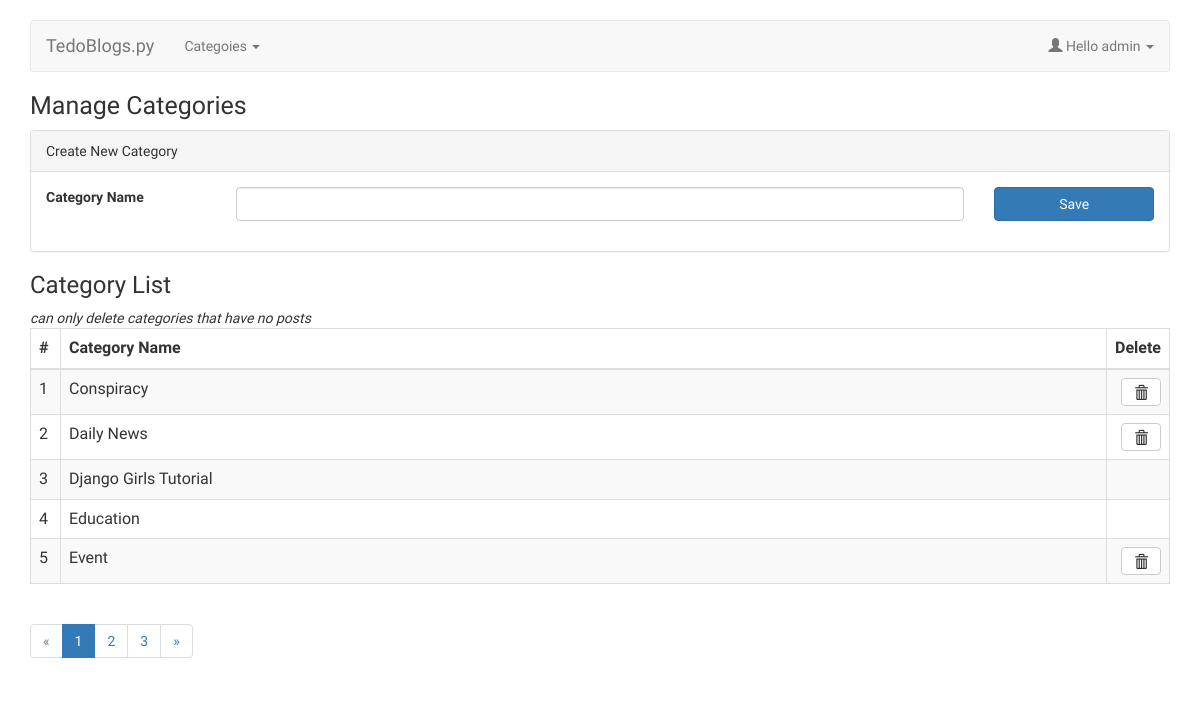
The app's page /category/manage/ (signed in) with its own data.
### blog/models.py (models this page shows)
class Category(models.Model):
    title = models.CharField(max_length=50, unique=True)
    def __str__(self):
        return self.title

### blog/views.py (the view)
# urls.py: path('category/manage/', views.mng_category, name='mng_category'),
@login_required
def mng_category(request):
  param = {}
  if request.method == "POST":
    form = CategoryForm(request.POST)
    if form.is_valid():
      cat = form.save(commit=False)
      cat.save()
      form = CategoryForm()
      suc_msg = "New category added"
      param['suc_msg'] = suc_msg
  else:
    form = CategoryForm()
  page = request.GET.get('page', 1)
  param['cats_pag'] = get_cat_pag(page)
  param['cats'] = get_cat()
  param['form'] = form
  return render(request, 'blog/category_manage.html', param)

### blog/forms.py
class CategoryForm(forms.ModelForm):
  class Meta:
    model = Category
    fields = ('title',)

### blog/views.py (called while the page is built)
def get_cat():
  return Category.objects.order_by('title')

def get_cat_pag(page):
  cats_list = get_cat()
  paginator = Paginator(cats_list, 5)
  try:
    cats = paginator.page(page)
  except PageNotAnInteger:
    cats = paginator.page(1)
  except EmptyPage:
    cats = paginator.page(paginator.num_pages)
  return cats

### blog/templates/blog/category_manage.html (shortened to what this page needs)
{% extends 'blog/base.html' %}
{% block content %}
  <h1>Manage Categories</h1>
  <form method="POST" class="post-form">{% csrf_token %}
  <div class="panel panel-default">
    <div class="panel-heading">Create New Category</div>
    <div class="panel-body">
      <div class="form-group row">
        <label class="col-md-2 col-form-label form-control-label">Category Name</label>
        <div class="col-md-8">
            <input class="form-control" type="text"
             name="{{ form.title.name }}"
             maxlength="{{ form.title.field.max_length }}">
        </div>
        <div class="col-md-2">
            <button type="submit" class="btn btn-primary btn-block">
              Save
            </button>
        </div>
      </div>
    </div>
  </div>
  </form>
  <h3>Category List</h3>
	<div class="table">
    <i>can only delete categories that have no posts</i>
  	<table class="table table-striped table-bordered table-sm">
      <thead>
        <tr>
          <th width="30">#</th>
          <th>Category Name</th>
          <th width="30">Delete</th>
        </tr>
      </thead>
    	<tbody>
        {% if not cats_pag %}
          <tr><td colspan="3">Empty Result</td></tr>
        {% else %}
      	{% for cat in cats_pag %}
    		  <tr>
            <td>
              {{ forloop.counter0|add:cats_pag.start_index }}
            </td>
        		<td>
              {{ cat.title }}
            </td>
            <td>
              {% if cat.posts.count == 0 %}
                <a class="btn btn-default pull-right" href="{% url 'cat_remove' pk=cat.pk %}"><span class="glyphicon glyphicon-trash"></span></a>
              {% endif %}
            </td>
        	</tr>
        {% endfor %}
        {% endif %}
      </tbody>
    </table>
    {% if cats_pag.has_other_pages %}
    <ul class="pagination">
      {% if cats_pag.has_previous %}
        <li><a href="?page={{ cats_pag.previous_page_number }}">&laquo;</a></li>
      {% else %}
        <li class="disabled"><span>&laquo;</span></li>
      {% endif %}
      {% for i in cats_pag.paginator.page_range %}
        {% if cats_pag.number == i %}
          <li class="active"><span>{{ i }} <span class="sr-only">(current)</span></span></li>
        {% else %}
          <li><a href="?page={{ i }}">{{ i }}</a></li>
        {% endif %}
      {% endfor %}
      {% if cats_pag.has_next %}
        <li><a href="?page={{ cats_pag.next_page_number }}">&raquo;</a></li>
      {% else %}
        <li class="disabled"><span>&raquo;</span></li>
      {% endif %}
    </ul>
    {% endif %}
  </div>
{% endblock %}

### blog/templates/blog/base.html (shortened to what this page needs)
{% load static %}
<html>
    <head>
		<link rel="stylesheet" href="https://maxcdn.bootstrapcdn.com/bootstrap/3.3.7/css/bootstrap.min.css">
        <link rel="stylesheet" href="{% static 'css/blog.css' %}">
    </head>
    <body>
	    <div class="container">
	    	<br />
	    	<nav class="navbar navbar-default">
			  <div class="container-fluid">
			    <div class="navbar-header">
			      <a class="navbar-brand" href="/">TedoBlogs.py</a>
			    </div>
			    <ul class="nav navbar-nav">
		    	  <li class="dropdown">
			        <a class="dropdown-toggle" data-toggle="dropdown" href="#">Categoies
			        <span class="caret"></span></a>
			      </li>
			    </ul>
			    <ul class="nav navbar-nav navbar-right">
	        		{% if user.is_authenticated %}
	        		<li class="dropdown">
			          <a class="dropdown-toggle" data-toggle="dropdown" href="#"><span class="glyphicon glyphicon-user"></span> Hello {{ user.username }}
			          <span class="caret"></span></a>
			        </li>
	        		{% else %}
			      		<li><a href="{% url 'login' %}"><span class="glyphicon glyphicon-log-in"></span> Login</a></li>
			      	{% endif %}
			    </ul>
			  </div>
			</nav>
            {% block content %}
            {% endblock %}
	    </div>
	</body>
</html>

### blog/static/css/blog.css (style rules this page uses)
body { font-family: Ubuntu; }
h1 { font-size: 25px; }

### records on screen
Category: title "Conspiracy"
Category: title "Daily News"
Category: title "Django Girls Tutorial"
Category: title "Education"
Category: title "Event"

### other values on screen
{{ user.username }} "admin"
{{ i }} "1"
{{ i }} "2" "3"
